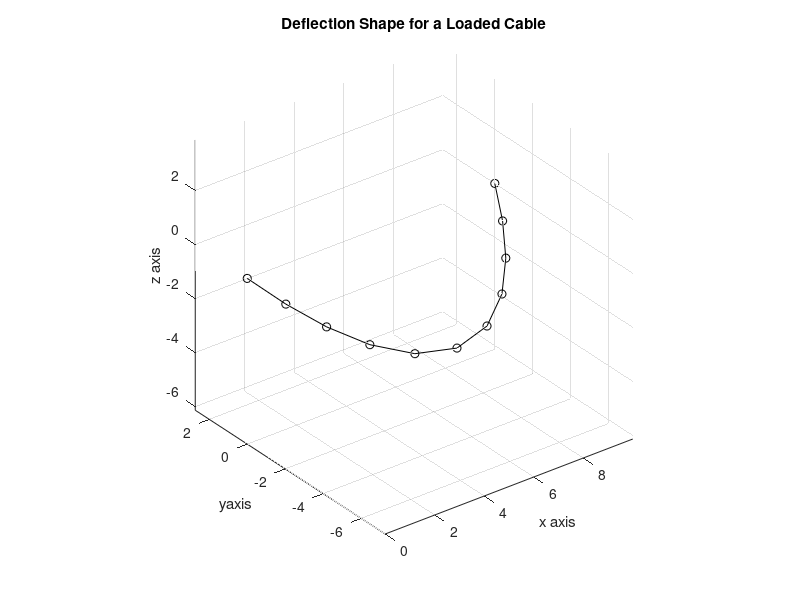

MATLAB code for this plot:
function [r,t,pends]=cablsolv(Len,P,Rend)
% 
% [r,t,pends]=cablsolv(Len,P,Rend)
% ~~~~~~~~~~~~~~~~~~~~~~~~~~~~~~~~
%
% This function computes the equilibrium 
% position for a cable composed of rigid 
% weightless links with loads applied at the 
% frictionless joints. The ends of the cable 
% are assumed to have a known position.
%
% Len   - a vector containing the lengths 
%         Len(1), ..., Len(n)
% P     - matrix of force components applied 
%         at the interior joints. P(:,i) 
%         contains the Cartesian components of 
%         the force at joint i.
% Rend  - the coordinate vector giving the 
%         position of the outer end of the last 
%         link, assuming the outer end of the 
%         first link is at [0,0,0].
%
% r     - a matrix with rows giving the 
%         computed equilibrium positions of all 
%         ends
% t     - a vector of tension values in the 
%         links
% pends - a matrix having two rows which 
%         contain the force components acting 
%         at both ends of the chain to maintain 
%         equilibrium 
%
% User m functions called: endfl, cabldefl

if nargin < 3
  % Example for a ten link cable with vertical 
  % and lateral loads
  Len=1.5*ones(10,1); Rend=[10,0,0];
  P=ones(9,1)*[0,-2,-1];  
end

global len p rend
len=Len; rend=Rend; p=P; tol=sum(Len)/1e8;

% Start the search with a random force applied
% at the far end

% Perform several searches to minimize the  
% length of the vector from the outer end of 
% the last link to the desired position Rend 
% where the link is to be connected to a 
% support. The final end force should reduce 
% the deflection error to zero if the search 
% is successful.

opts=optimset('tolx',tol,'tolfun',tol,...
              'maxfunevals',2000); 
endval=realmax;

% Iterate several times to avoid false
% convergence
for k=1:5
  p0=10*max(abs(p(:)))*rand(size(p,2),1);
  [pendk,endvalk,exitf]=...
  fminsearch(@endfl,p0,opts);
    if endvalk < endval
      pend=pendk(:); endval=endvalk;
    end
end

% Use the computed end force to obtain the 
% final deflection. Also return the 
% support forces.
[r,t,pstart]=cabldefl(len,[p;pend']);
x=r(:,1); y=r(:,2); z=r(:,3); 
pends=[pstart(:)';pend(:)']; close

% Plot the deflection curve of the cable
plot3(x,y,z,'k-',x,y,z,'ko'); xlabel('x axis');
ylabel('yaxis'); zlabel('z axis');
title('Deflection Shape for a Loaded Cable');
axis('equal'); grid on; figure(gcf);
print -deps defcable

%=============================================

function enderr=endfl(pend)
%
% enderr=endfl(pend)
% ~~~~~~~~~~~~~~~~~~
%
% This function computes how much the 
% position of the outer end of the last link 
% deviates from the desired position when an 
% arbitrary force pend acts at the cable end. 
%
% pend   - vector of force components applied 
%          at the outer end of the last link
%
% enderr - the deflection error defined by the 
%          square of the norm of the vector 
%          from the computed end position and 
%          the desired end position. This error 
%          should be zero for the final 
%          equilibrium position
%
% User m functions called: cabldefl
%----------------------------------------------

% Pass the lengths, the interior forces and the 
% desired position of the outer end of the last 
% link as global variables.
global len p rend

% use function cabldefl to compute the 
% desired error
r=cabldefl(len,[p;pend(:)']); 
rlast=r(size(r,1),:);
d=rlast(:)-rend(:); enderr=d'*d;

%=============================================

function [r,t,pbegin]=cabldefl(len,p)
%
% [r,t,pbegin]=cabldefl(len,p)
% ~~~~~~~~~~~~~~~~~~~~~~~~~~~~
%
% This function computes the static equilibrium 
% position for a cable of rigid weightless 
% links having concentrated loads applied at 
% the joints and the outside of the last link. 
% The outside of the first link is positioned 
% at the origin.
%
% len    - a vector of link lengths 
%          len(1), ..., len(n)
% p      - a matrix with rows giving the 
%          force components acting at the 
%          interior joints and at the outer 
%          end of the last link
%
% r      - matrix having rows which give the 
%          final positions of each node
% t      - vector of member tensions
% pbegin - force acting at the outer end of 
%          the first link to achieve 
%          equilibrium 
%
% User m functions called:  none
%----------------------------------------------

n=length(len); len=len(:); nd=size(p,2);

% Compute the forces in the links
T=flipud(cumsum(flipud(p))); 
t=sqrt(sum((T.^2)')');

% Obtain the deflections of the outer ends 
% and the interior joints
r=cumsum(T./t(:,ones(1,nd)).*len(:,ones(1,nd)));
r=[zeros(1,nd);r]; pbegin=-t(1)*r(2,:)/len(1);
